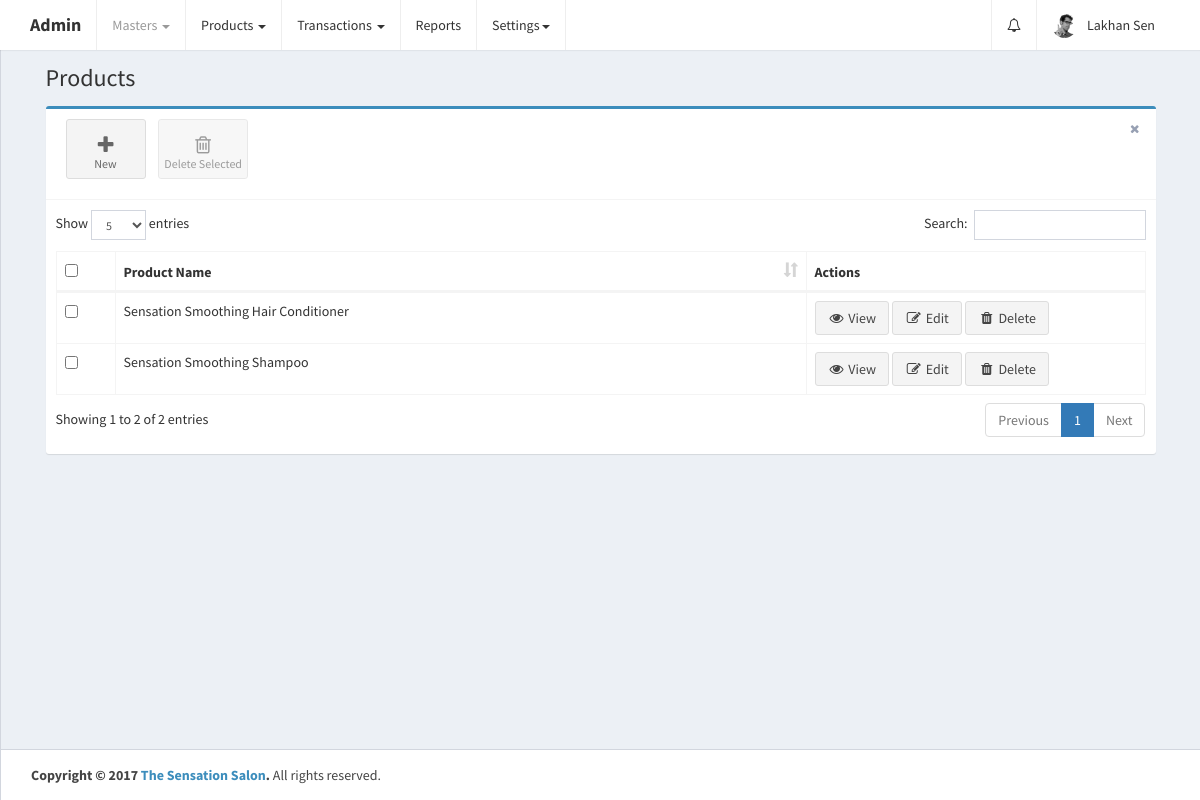
Before: /home.php?controller=product&action=getproducts (signed in) with the older database file.
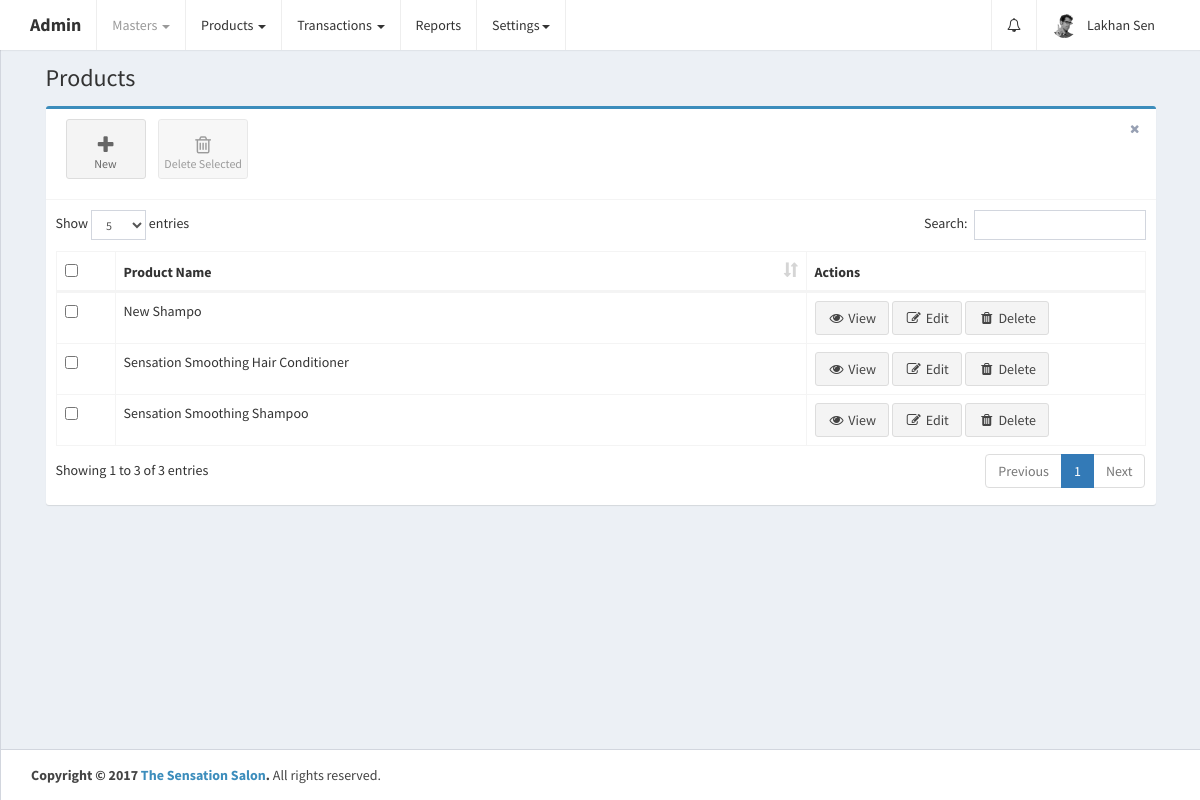
After: the same page with the newer database file.
### tables this page shows
CREATE TABLE `products` (
  `id` int(11) UNSIGNED NOT NULL,
  `product_category_id` int(11) NOT NULL,
  `brand_id` int(11) NOT NULL,
  `product_code` varchar(255) DEFAULT NULL,
  `name` varchar(255) NOT NULL,
  `qty1` int(11) NOT NULL DEFAULT '0',
  `qty2` int(11) NOT NULL DEFAULT '0',
  `price` varchar(255) NOT NULL DEFAULT '0.00',
  `description` longtext,
  `hsn_code` varchar(255) DEFAULT NULL,
  `calculation_type` varchar(255) DEFAULT NULL,
  `taxability` varchar(255) DEFAULT NULL,
  `cgst` varchar(255) DEFAULT NULL,
  `sgst` varchar(255) DEFAULT NULL,
  `integrated_tax` varchar(255) DEFAULT NULL,
  `cess` varchar(255) DEFAULT NULL,
  `is_deleted` tinyint(1) NOT NULL DEFAULT '0',
  `created_at` datetime NOT NULL DEFAULT CURRENT_TIMESTAMP,
  `updated_at` datetime NOT NULL DEFAULT CURRENT_TIMESTAMP ON UPDATE CURRENT_TIMESTAMP
);

### controllers/ProductController.php (called while the page is built, shortened)
<?php
class ProductController {
    public $productobj;
    public function __construct() {
        require_once 'models/Product.php';
        $this->productobj = new Product();
    }
    public function getproducts() {
        $products_res = $this->productobj->getproducts();
        if ($products_res->num_rows > 0) {
            while ($product = $products_res->fetch_assoc()) {
                $product['name'] = ucwords($product['name']);
                $products[] = $product;
            }
        }
        require_once APP_DIR . '/views/layout.php';
    }
}
?>

### home.php (called while the page is built, shortened)
<?php
require_once 'config/database.php';
require_once 'config/routes.php';
?>

### config/Database.php (called while the page is built)
<?php
class Database {
    public function connect() {
        $conn = new mysqli('localhost', 'root', '', 'thesensationbeautycentre');
        if ($conn->connect_error) {
            die("Connection failed: " . $conn->connect_error);
        } else {
            return $conn;
        }
    }
}
?>

### models/Product.php (called while the page is built, shortened)
<?php
class Product {
    public $conn;
    public function __construct() {
        $db = new Database();
        $this->conn = $db->connect();
    }
    public function getproducts() {
        $products_res = $this->conn->query('SELECT * FROM products WHERE is_deleted!="1" ORDER BY id DESC');
        return $products_res;
    }
}
?>

### views/products.php (the view, shortened to what this page needs)
<link rel="stylesheet" href="public/plugins/datatables/dataTables.bootstrap.css">
<div class="row">
    <div class="col-xs-12">
        <div class="box box-primary">
            <div class="box-header with-border">
                <a class="btn btn-app" href="?controller=product&action=addproduct">
                    <i class="fa fa-plus"></i> New
                </a>
                <button class="btn btn-app" id="delete_selected">
                    <i class="fa fa-trash-o"></i> Delete Selected
                </button>
                <div class="box-tools pull-right">
                    <button type="button" class="btn btn-box-tool" data-widget="remove"><i class="fa fa-times"></i></button>
                </div>
            </div>
            <div class="box-body">
                <div class="table-responsive">
                    <table id="products_table" class="table table-bordered table-hover" role="grid" aria-describedby="products_table_info">
                        <thead>
                            <tr>
                                <th data-orderable="false" width="20px">
                                    <input type="checkbox" class="select-all">
                                </th>
                                <th>Product Name</th>
                                <th data-orderable="false" width="300px">Actions</th>
                            </tr>
                        </thead>
                        <?php
                        if (isset($products)) {
                            if (count($products) > 0) {
                                ?>
                                <tbody>
                                    <?php
                                    foreach ($products as $product) {
                                        ?>
                                        <tr id="tr_<?php echo $product['id']; ?>">
                                            <td><input type="checkbox" name="select_products[]" data-id="<?php echo $product['id']; ?>"></td>
                                            <td><?php echo ucwords($product['name']); ?></td>
                                            <td>
                                                <a href="" class="view btn btn-default" data-id="<?php echo $product['id']; ?>"><i class="fa fa-fw fa-eye"></i> View</a>
                                                <a href="?controller=product&action=updateproduct&id=<?php echo $product['id']; ?>" class="btn btn-default"><i class="fa fa-fw fa-pencil-square-o"></i> Edit</a>
                                                <a href="" class="delete btn btn-default" data-id="<?php echo $product['id']; ?>"><i class="fa fa-fw fa-trash"></i> Delete</a>
                                            </td>
                                        </tr>
                                        <?php
                                    }
                                    ?>
                                </tbody>
                                <?php
                            }
                        }
                        ?>
                    </table>
                </div>
            </div>
        </div>
    </div>
</div>

Changed rows visible on the page:
added products: name "New Shampo"
Other visible differences:
text written by a page script: "Show entries Search: Showing 1 to 2 of 2 entries Previous 1 Next" → "Show entries Search: Showing 1 to 3 of 3 entries Previous 1 Next"
